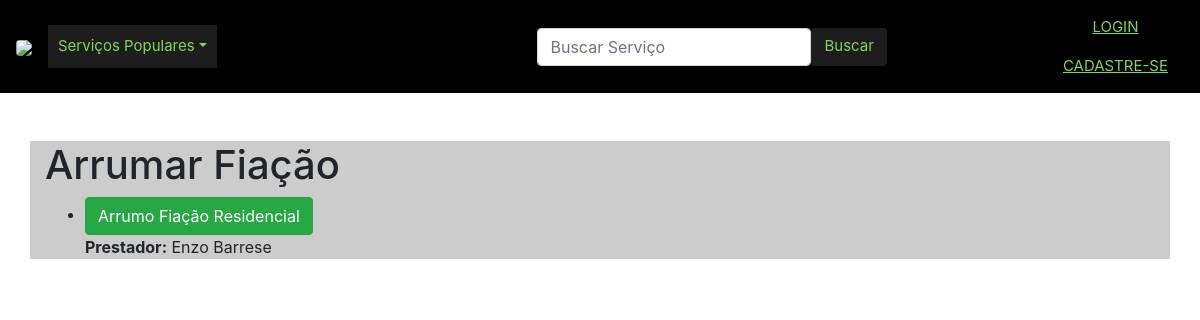
Screenshot of /categorias/Eletricista/Eletricista/ with the database file from the repository.
### site_final/models.py (models this page shows, shortened)
class SubCategoria(models.Model):
    categoria_pai = models.ForeignKey(Categoria, related_name='subcategorias', on_delete=models.CASCADE)
    nome = models.CharField(max_length=100)
    slug = models.SlugField(unique=True, blank=True)

class Servico(models.Model):
    nome = models.CharField(max_length=100)
    descricao = models.TextField()
    autor = models.ForeignKey(User, on_delete=models.CASCADE)
    categoria = models.ForeignKey(Categoria, on_delete=models.CASCADE)
    subcategoria = models.ForeignKey(SubCategoria, on_delete=models.CASCADE)
    preco = models.DecimalField(max_digits=6, decimal_places=2, default=0.0)

### site_final/views.py (the view)
# urls.py: path('categorias/<slug:categoria_slug>/<slug:subcategoria_slug>/', SubCategoriaDetailView.as_view(), name='subcategoria_detail'),
class SubCategoriaDetailView(DetailView):
    model = SubCategoria
    template_name = 'subcategoria_detail.html'
    slug_field = 'slug'
    slug_url_kwarg = 'subcategoria_slug'
    def get_context_data(self, **kwargs):
        context = super(SubCategoriaDetailView,self).get_context_data(**kwargs)
        categoria_slug = self.kwargs.get('categoria_slug')
        subcategoria_slug = self.kwargs.get('subcategoria_slug')
        categoria = get_object_or_404(Categoria, slug=categoria_slug)
        subcategoria = get_object_or_404(SubCategoria, slug=subcategoria_slug, categoria_pai=categoria)
        servicos = Servico.objects.filter(subcategoria=subcategoria)
        context['subcategoria'] = subcategoria
        context['servicos'] = servicos
        return context

### site_final/context_processors.py (called while the page is built)
def categorias(request):
    categorias = Categoria.objects.all()
    cat=Categoria.objects.all()
    choices_dynamic = []
    for choice in cat:
        choices_dynamic.append(choice)
    return {'list_types': choices_dynamic}

### site_final/models.py (called while the page is built)
    def __str__(self):
        return self.nome

### site_final/templates/subcategoria_detail.html (shortened to what this page needs)
<!DOCTYPE html>
<html lang="en">
<head>
</head>
<body>
    {% extends 'base.html' %}
    {% block content %}
        <h1>{{ subcategoria.nome }}</h1>
        <ul>
            {% for servico in servicos %}
                <li>
                    <a class="btn btn-success" href="{% url 'servico-detail' pk=servico.pk %}">{{ servico.nome }}</a><br>
                    <strong>Prestador:</strong> {{ servico.autor.first_name }} {{ servico.autor.last_name }}<br>
                </li>
            {% empty %}
                <li>Nenhum serviço encontrado nesta subcategoria.</li>
            {% endfor %}
        </ul>
    {% endblock %}

### rows the page displays
SubCategoria: nome "Arrumar Fiação"
Servico: nome "Arrumo Fiação Residencial", autor.first_name "Enzo", autor.last_name "Barrese"
